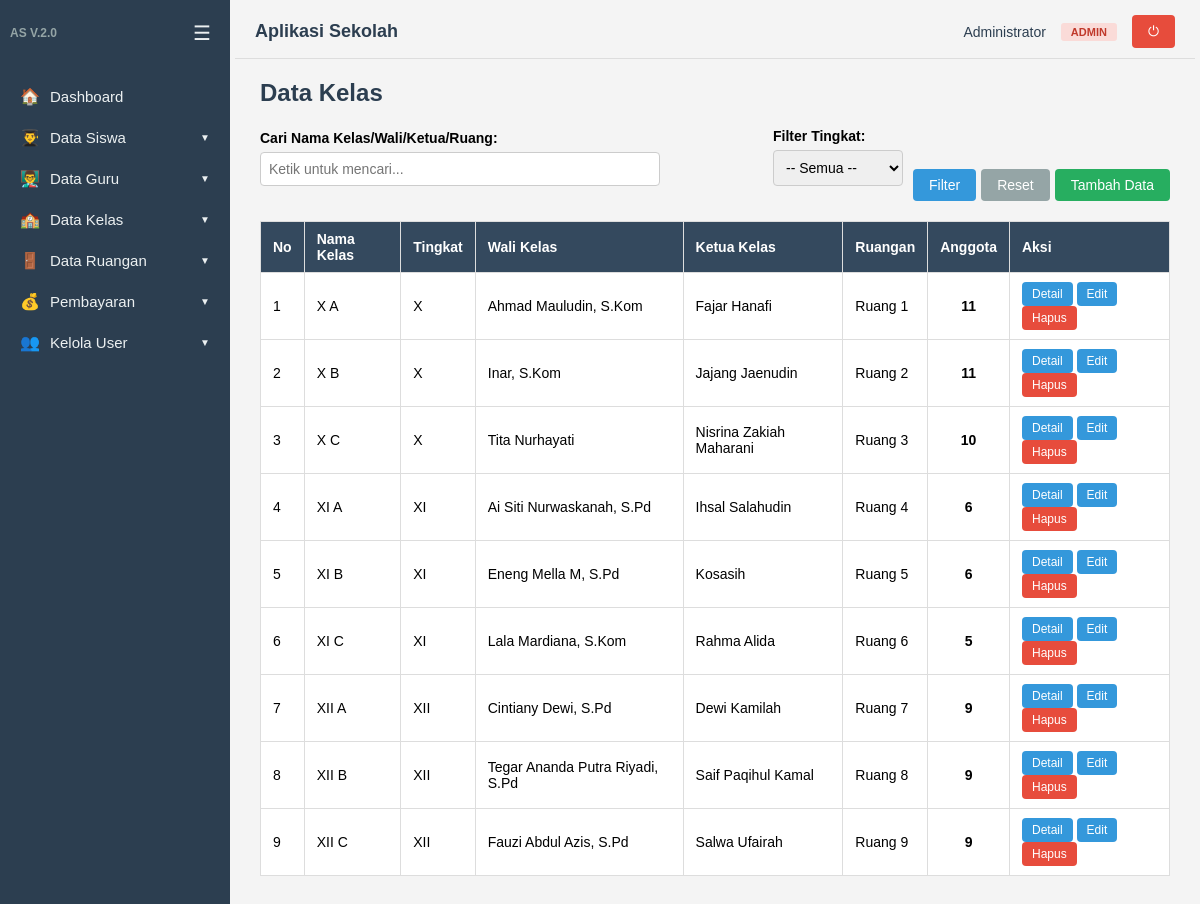
Page /kelas/tampil.php (signed in) on the committed database.
### tables this page shows
CREATE TABLE `datakelas` (
  `id_kelas` int(11) NOT NULL,
  `namakelas` varchar(100) NOT NULL,
  `tingkat` enum('X','XI','XII') NOT NULL,
  `tahunajaran` varchar(20) NOT NULL,
  `idguru` int(11) DEFAULT NULL,
  `idsiswa` int(11) DEFAULT NULL,
  `idruang` int(11) DEFAULT NULL
);

CREATE TABLE `dataguru` (
  `id` int(5) NOT NULL,
  `nama` varchar(50) NOT NULL,
  `nip` varchar(20) NOT NULL,
  `mapel` varchar(50) NOT NULL,
  `alamat` varchar(100) DEFAULT NULL,
  `foto` varchar(100) DEFAULT NULL
);

CREATE TABLE `datasiswa` (
  `id` int(5) NOT NULL,
  `nama` varchar(50) NOT NULL,
  `status` enum('aktif','tidak aktif') NOT NULL DEFAULT 'aktif',
  `tanggal_lahir` date NOT NULL,
  `alamat` varchar(100) NOT NULL,
  `foto` varchar(100) DEFAULT NULL,
  `id_kelas` int(11) DEFAULT NULL
);

CREATE TABLE `dataruang` (
  `id_ruang` int(11) NOT NULL,
  `nama_ruang` varchar(100) NOT NULL,
  `kapasitas` int(11) DEFAULT 0,
  `keterangan` text DEFAULT NULL,
  `foto` varchar(100) DEFAULT NULL
);

### auth.php (called while the page is built, shortened)
<?php
if (!function_exists('isLoggedIn')) {
    function isLoggedIn()
    {
        return isset($_SESSION['user_id']);
    }
}
if (!function_exists('hasRole')) {
    function hasRole($roles)
    {
        $userRole = $_SESSION['role'];
        if (is_array($roles)) {
            return in_array($userRole, $roles);
        }
        return $userRole === $roles;
    }
}

### kelas/tampil.php (the view, shortened to what this page needs)
<?php
include dirname(__DIR__) . '/auth.php';
$perPage = 10;
$page = isset($_GET['page']) ? max(1, (int)$_GET['page']) : 1;
$search = isset($_GET['search']) ? mysqli_real_escape_string($koneksi, $_GET['search']) : '';
$where = "WHERE 1=1";
$offset = ($page - 1) * $perPage;
$query = "SELECT k.*,
                 g.nama AS nama_guru,
                 s.nama AS nama_siswa,
                 r.nama_ruang,
                 (SELECT COUNT(*) FROM datasiswa WHERE id_kelas = k.id_kelas) AS anggota
          FROM datakelas k
          LEFT JOIN dataguru g ON k.idguru = g.id
          LEFT JOIN datasiswa s ON k.idsiswa = s.id
          LEFT JOIN dataruang r ON k.idruang = r.id_ruang
          $where
          ORDER BY k.tingkat, k.namakelas LIMIT $perPage OFFSET $offset";
$data = mysqli_query($koneksi, $query);
include dirname(__DIR__) . '/layout/header.php';
?>
<h2>Data Kelas</h2>
<form method="GET" style="margin-bottom: 20px; display: flex; gap: 10px; flex-wrap: wrap; align-items: end;">
    <div style="flex: 1; min-width: 200px;">
        <label>Cari Nama Kelas/Wali/Ketua/Ruang:</label><br>
        <input type="text" name="search" value="<?= htmlspecialchars($search) ?>" placeholder="Ketik untuk mencari...">
    </div>
    <div style="min-width: 130px;">
        <label>Filter Tingkat:</label><br>
        <select name="tingkat">
            <option value="">-- Semua --</option>
        </select>
    </div>
    <?php if (hasRole('admin')): ?>
    <div style="display: flex; flex-direction: column;">
        <div style="display: flex; gap: 5px;">
            <button class="btn" type="submit">Filter</button>
            <a class="btn" href="tampil.php" style="background:#95a5a6;">Reset</a>
            <a class="btn btn-success" href="index.php">Tambah Data</a>
        </div>
    </div>
    <?php endif; ?>
</form>
<table>
    <tr>
        <th>No</th>
        <th>Nama Kelas</th>
        <th>Tingkat</th>
        <th>Wali Kelas</th>
        <th>Ketua Kelas</th>
        <th>Ruangan</th>
        <th>Anggota</th>
        <th>Aksi</th>
    </tr>
    <?php
    $no = $offset + 1;
    if (mysqli_num_rows($data) === 0) : ?>
        <tr>
            <td colspan="8" style="text-align:center; padding:20px;">Tidak ada data</td>
        </tr>
    <?php else: ?>
        <?php while ($row = mysqli_fetch_assoc($data)) : ?>
            <tr>
                <td><?= $no++; ?></td>
                <td><?= htmlspecialchars($row['namakelas']) ?></td>
                <td><?= htmlspecialchars($row['tingkat']) ?></td>
                <td><?= htmlspecialchars($row['nama_guru'] ?? '-') ?></td>
                <td><?= htmlspecialchars($row['nama_siswa'] ?? '-') ?></td>
                <td><?= htmlspecialchars($row['nama_ruang'] ?? '-') ?></td>
                <td style="text-align:center; font-weight:bold;"><?= $row['anggota'] ?></td>
                <td>
                    <a class="btn" href="detail.php?id=<?= $row['id_kelas'] ?>" style="padding:5px 10px; font-size:12px;">Detail</a>
                    <?php if (hasRole('admin')): ?>
                    <a class="btn" href="edit.php?id=<?= $row['id_kelas'] ?>" style="padding:5px 10px; font-size:12px;">Edit</a>
                    <a class="btn btn-danger" href="hapus.php?id=<?= $row['id_kelas'] ?>" onclick="return confirm('Yakin ingin menghapus?')" style="padding:5px 10px; font-size:12px;">Hapus</a>
                    <?php endif; ?>
                </td>
            </tr>
        <?php endwhile; ?>
    <?php endif; ?>
</table>
<?php include dirname(__DIR__) . '/layout/footer.php'; ?>

### layout/header.php (style rules this page uses)
* { box-sizing: border-box; margin: 0; padding: 0; }
body { font-family: Arial, Helvetica, sans-serif; background: #f4f4f4; display: flex; min-height: 100vh; }
h2 { margin-bottom: 20px; color: #2c3e50; }
table { border-collapse: collapse; width: 100%; background: #fff; margin-bottom: 15px; }
table th, table td { border: 1px solid #ddd; padding: 9px 12px; text-align: left; font-size: 14px; }
table th { background: #34495e; color: #fff; }
label { font-weight: bold; font-size: 14px; }
input[type=text], input[type=date], input[type=number], input[type=file], select { padding: 8px; width: 100%; max-width: 400px; margin: 5px 0 15px; border: 1px solid #ccc; border-radius: 4px; font-size: 14px; }
.btn { display: inline-block; background: #3498db; color: #fff; border: 0; padding: 8px 16px; border-radius: 4px; cursor: pointer; text-decoration: none; font-size: 14px; }
.btn-danger { background: #e74c3c; }
.btn-success { background: #27ae60; }

### rows in the picture
datakelas: namakelas "X A", tingkat "X", idguru.nama "Ahmad Mauludin, S.Kom", idsiswa.nama "Fajar Hanafi", idruang.nama_ruang "Ruang 1", anggota "11"
datakelas: namakelas "X B", tingkat "X", idguru.nama "Inar, S.Kom", idsiswa.nama "Jajang Jaenudin", idruang.nama_ruang "Ruang 2", anggota "11"
datakelas: namakelas "X C", tingkat "X", idguru.nama "Tita Nurhayati", idsiswa.nama "Nisrina Zakiah Maharani", idruang.nama_ruang "Ruang 3", anggota "10"
datakelas: namakelas "XI A", tingkat "XI", idguru.nama "Ai Siti Nurwaskanah, S.Pd", idsiswa.nama "Ihsal Salahudin", idruang.nama_ruang "Ruang 4", anggota "6"
datakelas: namakelas "XI B", tingkat "XI", idguru.nama "Eneng Mella M, S.Pd", idsiswa.nama "Kosasih", idruang.nama_ruang "Ruang 5", anggota "6"
datakelas: namakelas "XI C", tingkat "XI", idguru.nama "Lala Mardiana, S.Kom", idsiswa.nama "Rahma Alida", idruang.nama_ruang "Ruang 6", anggota "5"
datakelas: namakelas "XII A", tingkat "XII", idguru.nama "Cintiany Dewi, S.Pd", idsiswa.nama "Dewi Kamilah", idruang.nama_ruang "Ruang 7", anggota "9"
datakelas: namakelas "XII B", tingkat "XII", idguru.nama "Tegar Ananda Putra Riyadi, S.Pd", idsiswa.nama "Saif Paqihul Kamal", idruang.nama_ruang "Ruang 8", anggota "9"
datakelas: namakelas "XII C", tingkat "XII", idguru.nama "Fauzi Abdul Azis, S.Pd", idsiswa.nama "Salwa Ufairah", idruang.nama_ruang "Ruang 9", anggota "9"

### other values in the picture
$item['icon'] "🏠"
$item['label'] "Dashboard"
$item['icon'] "👨‍🎓"
$item['label'] "Data Siswa"
$item['icon'] "👨‍🏫"
$item['label'] "Data Guru"
$item['icon'] "🏫"
$item['label'] "Data Kelas"
$item['icon'] "🚪"
$item['label'] "Data Ruangan"
$item['icon'] "💰"
$item['label'] "Pembayaran"
$item['icon'] "👥"
$item['label'] "Kelola User"
$user['nama_lengkap'] "Administrator"
